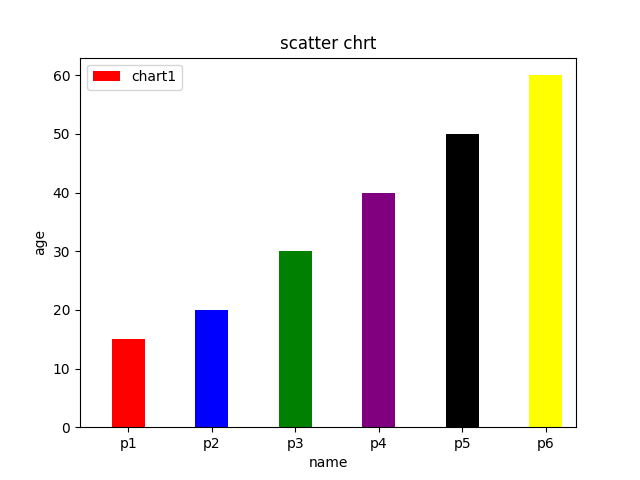

Here is the Python script that generated this plot:
import matplotlib.pyplot as plt

age = [15,20,30,40,50,60] #match the ages with names
names = ["p1","p2","p3","p4","p5","p6"]

                        #also we have to match the colors with names and ages 
plt.bar(names,age,color=['red','blue','green','purple','black','yellow'],label='chart1',width=0.4)
plt.xlabel("name")
plt.ylabel("age")
plt.title("scatter chrt")
plt.legend()
plt.show()
